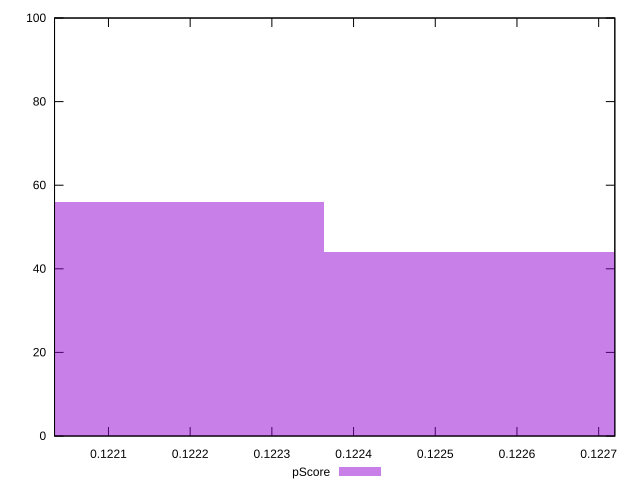

Here is the gnuplot script that generated this plot:
reset

$pScore <<EOF
0.12210974671359559 56
0.12261853732490223 44
EOF

set key outside below
set boxwidth 0.0005087906113066483
set xrange [0.12203398801426896:0.12271977488922114]
set yrange [0:100]
set trange [0:100]
set style fill transparent solid 0.5 noborder
set terminal svg size 640, 490 enhanced background rgb 'white'
set output "reprap/uses-long-cache-ttl/samples/pages+cached+noexternal+nomedia+nocss+nojs/pScore/histogram.svg"

plot $pScore title "pScore" with boxes

reset
